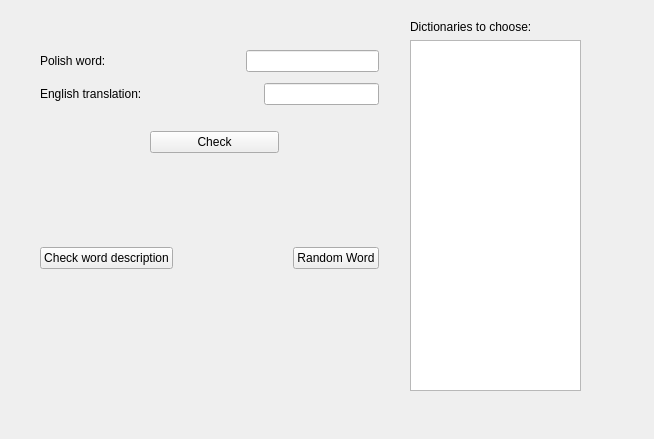
<?xml version="1.0" encoding="UTF-8"?>
<ui version="4.0">
 <class>glossary::gui::view::GuessTab</class>
 <widget class="QWidget" name="glossary::gui::view::GuessTab">
  <property name="geometry">
   <rect>
    <x>0</x>
    <y>0</y>
    <width>654</width>
    <height>439</height>
   </rect>
  </property>
  <property name="windowTitle">
   <string>Form</string>
  </property>
  <widget class="QWidget" name="">
   <property name="geometry">
    <rect>
     <x>410</x>
     <y>20</y>
     <width>171</width>
     <height>371</height>
    </rect>
   </property>
   <layout class="QVBoxLayout" name="verticalLayout_3">
    <item>
     <widget class="QLabel" name="labelDictionaryNames">
      <property name="text">
       <string>Dictionaries to choose:</string>
      </property>
     </widget>
    </item>
    <item>
     <widget class="QListView" name="listWithDictionaryNames"/>
    </item>
   </layout>
  </widget>
  <widget class="QWidget" name="">
   <property name="geometry">
    <rect>
     <x>40</x>
     <y>50</y>
     <width>339</width>
     <height>239</height>
    </rect>
   </property>
   <layout class="QVBoxLayout" name="verticalLayout_4">
    <item>
     <layout class="QVBoxLayout" name="verticalLayout_2">
      <item>
       <layout class="QVBoxLayout" name="verticalLayout">
        <item>
         <layout class="QHBoxLayout" name="horizontalLayout">
          <item>
           <widget class="QLabel" name="labelPolishWord">
            <property name="text">
             <string>Polish word:</string>
            </property>
           </widget>
          </item>
          <item>
           <spacer name="horizontalSpacer">
            <property name="orientation">
             <enum>Qt::Horizontal</enum>
            </property>
            <property name="sizeHint" stdset="0">
             <size>
              <width>40</width>
              <height>20</height>
             </size>
            </property>
           </spacer>
          </item>
          <item>
           <widget class="QLineEdit" name="editPolishWord">
            <property name="readOnly">
             <bool>true</bool>
            </property>
           </widget>
          </item>
         </layout>
        </item>
        <item>
         <spacer name="verticalSpacer_2">
          <property name="orientation">
           <enum>Qt::Vertical</enum>
          </property>
          <property name="sizeHint" stdset="0">
           <size>
            <width>20</width>
            <height>5</height>
           </size>
          </property>
         </spacer>
        </item>
        <item>
         <layout class="QHBoxLayout" name="horizontalLayout_2">
          <item>
           <widget class="QLabel" name="labelEnglishTranslation">
            <property name="text">
             <string>English translation:</string>
            </property>
           </widget>
          </item>
          <item>
           <spacer name="horizontalSpacer_5">
            <property name="orientation">
             <enum>Qt::Horizontal</enum>
            </property>
            <property name="sizeHint" stdset="0">
             <size>
              <width>40</width>
              <height>20</height>
             </size>
            </property>
           </spacer>
          </item>
          <item>
           <widget class="QLineEdit" name="editEnglishTranslation"/>
          </item>
         </layout>
        </item>
        <item>
         <spacer name="verticalSpacer">
          <property name="orientation">
           <enum>Qt::Vertical</enum>
          </property>
          <property name="sizeHint" stdset="0">
           <size>
            <width>20</width>
            <height>20</height>
           </size>
          </property>
         </spacer>
        </item>
        <item>
         <layout class="QHBoxLayout" name="horizontalLayout_3">
          <item>
           <spacer name="horizontalSpacer_2">
            <property name="orientation">
             <enum>Qt::Horizontal</enum>
            </property>
            <property name="sizeType">
             <enum>QSizePolicy::Fixed</enum>
            </property>
            <property name="sizeHint" stdset="0">
             <size>
              <width>110</width>
              <height>20</height>
             </size>
            </property>
           </spacer>
          </item>
          <item>
           <widget class="QPushButton" name="buttonCheckTranslationCorrectness">
            <property name="text">
             <string>Check</string>
            </property>
           </widget>
          </item>
          <item>
           <spacer name="horizontalSpacer_3">
            <property name="orientation">
             <enum>Qt::Horizontal</enum>
            </property>
            <property name="sizeType">
             <enum>QSizePolicy::Fixed</enum>
            </property>
            <property name="sizeHint" stdset="0">
             <size>
              <width>100</width>
              <height>20</height>
             </size>
            </property>
           </spacer>
          </item>
         </layout>
        </item>
       </layout>
      </item>
     </layout>
    </item>
    <item>
     <layout class="QHBoxLayout" name="horizontalLayout_5">
      <item>
       <widget class="QLabel" name="labelCheckCorrectness">
        <property name="sizePolicy">
         <sizepolicy hsizetype="Fixed" vsizetype="Fixed">
          <horstretch>0</horstretch>
          <verstretch>0</verstretch>
         </sizepolicy>
        </property>
        <property name="minimumSize">
         <size>
          <width>200</width>
          <height>0</height>
         </size>
        </property>
        <property name="font">
         <font>
          <family>aakar</family>
          <weight>75</weight>
          <bold>true</bold>
         </font>
        </property>
        <property name="styleSheet">
         <string notr="true"/>
        </property>
        <property name="text">
         <string/>
        </property>
       </widget>
      </item>
      <item>
       <widget class="QLabel" name="labelWithCorrectIcon">
        <property name="sizePolicy">
         <sizepolicy hsizetype="Preferred" vsizetype="Fixed">
          <horstretch>0</horstretch>
          <verstretch>0</verstretch>
         </sizepolicy>
        </property>
        <property name="text">
         <string/>
        </property>
       </widget>
      </item>
      <item>
       <spacer name="horizontalSpacer_6">
        <property name="orientation">
         <enum>Qt::Horizontal</enum>
        </property>
        <property name="sizeType">
         <enum>QSizePolicy::Fixed</enum>
        </property>
        <property name="sizeHint" stdset="0">
         <size>
          <width>40</width>
          <height>20</height>
         </size>
        </property>
       </spacer>
      </item>
     </layout>
    </item>
    <item>
     <spacer name="verticalSpacer_3">
      <property name="orientation">
       <enum>Qt::Vertical</enum>
      </property>
      <property name="sizeHint" stdset="0">
       <size>
        <width>20</width>
        <height>40</height>
       </size>
      </property>
     </spacer>
    </item>
    <item>
     <layout class="QHBoxLayout" name="horizontalLayout_4">
      <item>
       <widget class="QPushButton" name="buttonCheckWordDescription">
        <property name="text">
         <string>Check word description</string>
        </property>
       </widget>
      </item>
      <item>
       <spacer name="horizontalSpacer_4">
        <property name="orientation">
         <enum>Qt::Horizontal</enum>
        </property>
        <property name="sizeHint" stdset="0">
         <size>
          <width>50</width>
          <height>20</height>
         </size>
        </property>
       </spacer>
      </item>
      <item>
       <widget class="QPushButton" name="buttonNextRandomWord">
        <property name="text">
         <string>Random Word</string>
        </property>
       </widget>
      </item>
     </layout>
    </item>
    <item>
     <widget class="QLabel" name="labelWordDescriptionError">
      <property name="text">
       <string/>
      </property>
     </widget>
    </item>
   </layout>
  </widget>
 </widget>
 <resources/>
 <connections/>
</ui>
